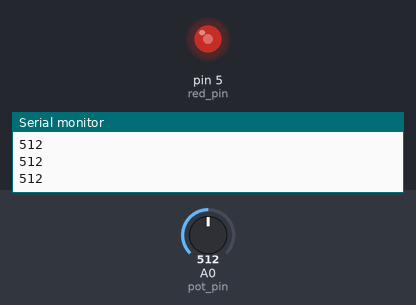
This sketch was run on a simulated Arduino Uno, built with avr-gcc and run on an emulated ATmega328P. Shown: output pins drawn as LEDs (lit = HIGH), the last lines printed to the serial monitor. Inputs (shaded band) come from the test bench; at power-on: A0 (pot_pin) = 512.

Above: at 1.2 s.
1.3 s: A0 (pot_pin) set to 716
At 1.8 s:
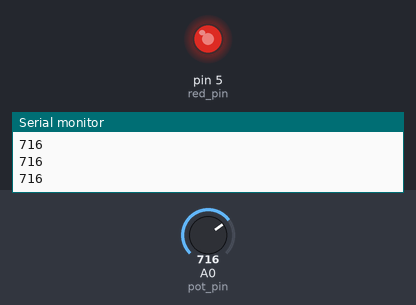
2.8 s: A0 (pot_pin) set to 900
At 3.1 s:
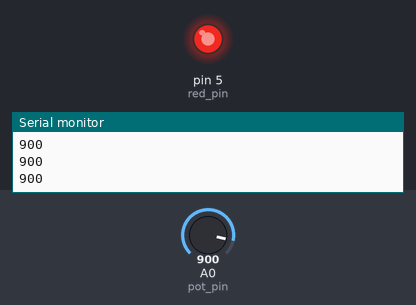
4.3 s: A0 (pot_pin) set to 122
At 5.5 s:
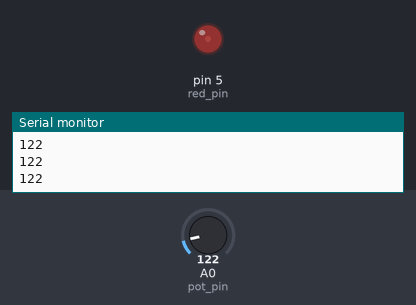
5.8 s: A0 (pot_pin) set to 0
At 6.9 s:
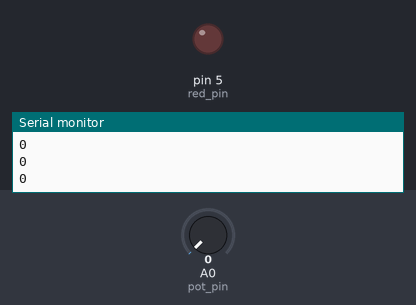
Timing chart, 0 to 8.3 s (numbered marks = the images above; inputs shaded):
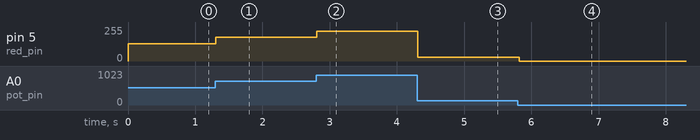

Measured:
- after the input at 1.3 s, pin 5 (red_pin): 128/255 → 179/255 at once
- after the input at 2.8 s, pin 5 (red_pin): 179/255 → 225/255 at once
- after the input at 4.3 s, pin 5 (red_pin): 225/255 → 30/255 at once
- after the input at 5.8 s, pin 5 (red_pin): 30/255 → 0/255 at once

The sketch:

LedAPotenciometr.ino
```cpp
byte pot_pin = A0;        //byte je hodnota od 0-255, pin A0 a další analogové piny můžeme použít taky
byte red_pin = 5;        //pin pro červenou ledku

int pot_val;           //proměnná pro hodnotu potenciometru

void setup() {
  Serial.begin(9600);              //zapneme sériovou linku, později tam vypisujeme hodnotu potenciometru
  pinMode(red_pin, OUTPUT);       //nastavíme pin červené ledky jako výstupní
}

void loop() {
  pot_val = analogRead(pot_pin);        //přečteme a zapíšeme hodnotu potenciometru do naší předem připravené proměnné
  Serial.println(pot_val);             //vypíšeme hodnotu do sériové linky (můžeme se na ni podívat na pc)
  analogWrite(red_pin, pot_val/4);    //dáme hodnotu potenciometru jako hodnotu ledky, dělíme čtyřma protože ledka chce hodnotu 0-255 ale potenciometr má hodnotu 0-1024
  delay(100);                        //počkáme desetinu sekundy
}
```
